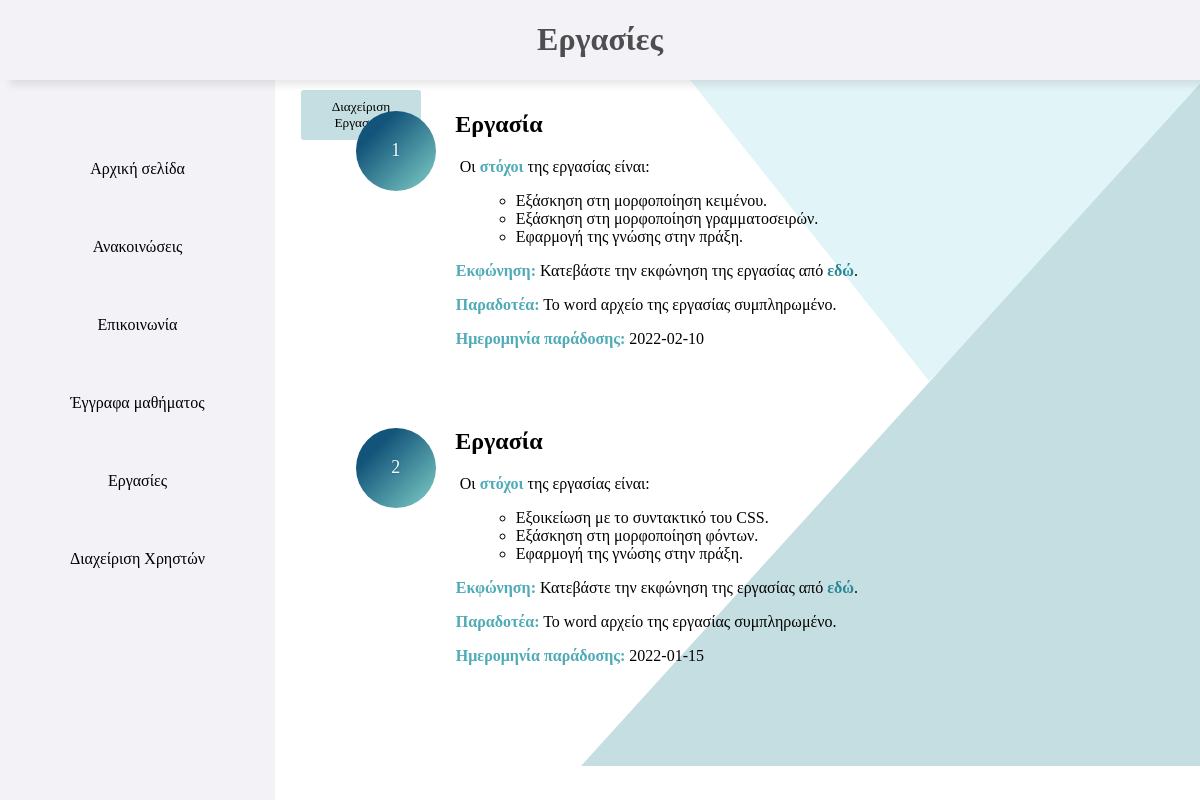
The app's page /ergasiaEPDmerosB/homeworkTutor.php with its own data.
### tables this page shows
CREATE TABLE `homework` (
  `idhomework` int(11) NOT NULL,
  `goals` mediumtext NOT NULL,
  `file` varchar(350) NOT NULL,
  `deliverable` mediumtext NOT NULL,
  `date` date NOT NULL
);

### ergasiaEPDmerosB/homeworkTutor.php (the view, shortened to what this page needs)
<?php
$servername = "webpagesdb.it.auth.gr:3306";
$username = "dbuser3471";
$password = "Ylg0#5t9";
$db="student3471partB";
$link = mysqli_connect($servername, $username, $password, $db);
mysqli_set_charset($link, "utf8");
$sql = mysqli_query($link,"SELECT * FROM homework ORDER BY idhomework DESC");
?>
<!DOCTYPE html>
<html lang="en">
<head>
    <link rel="stylesheet" href="style.css">
    <link rel="stylesheet" href="homework.css">
    <link rel="stylesheet" href="documents.css">
    <link rel="stylesheet" href="triangles.css">
    <link rel="stylesheet" href="changeForms.css">
</head>
<body>
<div class="titleOfPage">
    <h1>Εργασίες</h1>
</div>
<div class="menu">
    <div class="menuButtons">
        <button class="button"><a href="arxikiTutor.php">Αρχική σελίδα</a></button>
        <button class="button"><a href="announcementTutor.php">Ανακοινώσεις</a></button>
        <button class="button"><a href="communicationTutor.php">Επικοινωνία</a></button>
        <button class="button"><a href="documentsTutor.php">Έγγραφα μαθήματος</a></button>
        <button class="button"><a href="homeworkTutor.php">Εργασίες</a></button>
        <button class="button"><a href="users.php">Διαχείριση Χρηστών</a></button>
    </div>
</div>
<div class="pageContent">
    <button class="ann" ><a href="configHomework.php" ">Διαχείριση Εργασιών</a></button>
    <div class="triangleLeft"></div>
    <div class="triangleDown"></div>
</div>
<ol>
    <?php
        while ($rows=$sql->fetch_assoc()){
    ?>
        <li class="item">
            <h2>Εργασία</h2>
            <p>Οι <strong>στόχοι</strong> της εργασίας είναι:</p>
            <ol class="little-list">
                <?php echo $rows['goals'];?>
            </ol>
            <p class="paragraph"><strong>Εκφώνηση:</strong>  Κατεβάστε την εκφώνηση της εργασίας από
                <a href="<?php echo $rows['file'];?>" download="<?php echo $rows['file'];?>"><strong>εδώ</strong></a>.
            </p>
            <p class="paragraph"><strong>Παραδοτέα:</strong> <?php echo $rows['deliverable'];?></p>
            <p class="paragraph"><strong> Ημερομηνία παράδοσης: </strong> <?php echo $rows['date'];?></p>
        </li>
    <?php
        }
    ?>
</ol>
</body>
</html>

### ergasiaEPDmerosB/style.css (style rules this page uses)
body { font-family: "Century Gothic"; }
h1 { color: rgba(0, 0, 0, 0.68); }
h2 { color: black; margin-left: 80px; margin-top: 40px; }
strong { color: #4eabb7; }
.titleOfPage { background: #f2f2f7; box-shadow: 10px 5px 7px rgba(128, 128, 128, 0.18); z-index: 99999; position:fixed; width: 100%; left: 0; height: 80px; min-height: 30px; top:0; text-align: center; }
.menu { background: #f2f2f7; position: fixed; top: 80px; left:0; width: 275px; height: calc(100% - 150px); padding: 50px 0; z-index: 1; }
.menuButtons { cursor: pointer; width: 100%; left: 0; border-radius: 20px; }
.button { background: #f2f2f7; padding: 30px 10px; width: 100%; text-align: center; border: none; text-decoration: none; transition: background-color 0.5s ease; }
.button a { font-family: "Century Gothic"; font-size: medium; text-decoration: none; color: black; display: block; }
.pageContent { position: fixed; left:291px; top:80px; height: calc(100% - 102px); width: calc(100% - 295px); background-color: #ffffff; display: inline-block; padding: 10px 10px 10px 10px; }

### ergasiaEPDmerosB/homework.css (style rules this page uses)
li { list-style: circle; }
.item { margin-top: -1%; }
.paragraph { margin-left: 100px; }
.little-list { margin-left: 120px; margin-top: 0%; }

### ergasiaEPDmerosB/documents.css (style rules this page uses)
ol { list-style: none; margin-top: 10%; margin-left: 26%; margin-right: 5%; }
.item { display: block; clear: both; counter-increment: list; padding-bottom: 2rem; position: relative; }
.item:before { content: counter(list); width: 5rem; height: 5rem; float: left; margin: 0 1.5rem 0.75rem 0; color: #fdfdfd; background: #13547a linear-gradient(to bottom right, #13547a 25%, #80d0c7); text-shadow: 0 0 2px #13547a; border-radius: 50%; display: inline-flex; align-items: center; justify-content: center; font-size: large; shape-outside: ellipse(); z-index: 1; }
.item:after { width: 2.5rem; height: 2.5rem; position: absolute; top: 0; left: 0; content: ""; background: #13547a; z-index: -1; border-top-left-radius: 3px; }
p { margin-left: 80px; margin-right: 80px; }
a { text-decoration-color: #4eabb7; }
a strong { color: #288994; }

### ergasiaEPDmerosB/triangles.css (style rules this page uses)
.triangleLeft { position: absolute; width: 0; height: 0; top: -2%; right: 0; border-left: 635px solid transparent; border-bottom: 700px solid #C4DEE2; }
.triangleDown { position: absolute; width: 0; height: 0; top: -2%; right: -3%; border-left: 250px solid transparent; border-right: 315px solid transparent; border-top: 315px solid #E1F4F8; z-index: -1; }

### ergasiaEPDmerosB/changeForms.css (style rules this page uses)
body { font-family: "Century Gothic"; overflow: auto; scroll-behavior: smooth; }
h1 { text-align: center; }
a { text-decoration: none; color: black; }
h2 { margin-left: 80px; }
.ann { font-family: "Century Gothic"; width: 120px; height: 50px; background-color: #C4DEE2; text-align: center; border-radius: 3px; border: none; text-decoration: none; }

### records on screen
homework: goals "Εξάσκηση στη μορφοποίηση κειμένου. Εξάσκηση στη μορφοποίηση γραμματοσειρών. Εφαρμογή της γνώσης στην πράξη.", deliverable "Το word αρχείο της εργασίας συμπληρωμένο.", date "2022-02-10"
homework: goals "Εξοικείωση με το συντακτικό του CSS. Εξάσκηση στη μορφοποίηση φόντων. Εφαρμογή της γνώσης στην πράξη.", deliverable "Το word αρχείο της εργασίας συμπληρωμένο.", date "2022-01-15"
